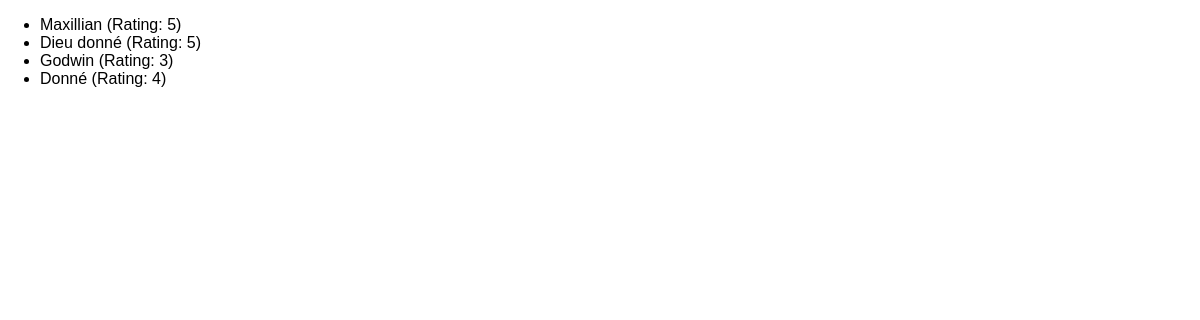
The page /reviews/ on the database as committed earlier.
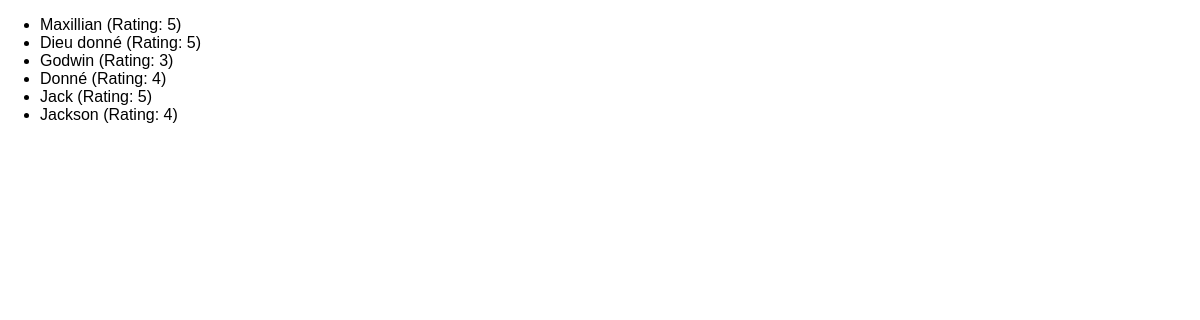
The same page on the database as committed later.
### reviews/models.py (models this page shows, shortened)
class Review(models.Model):
    user_name = models.CharField(max_length=100)
    review_text = models.TextField()
    rating = models.IntegerField(validators=[MinValueValidator(1),
                                             MaxValueValidator(5)])

### reviews/views.py (the view)
# urls.py: path('reviews/', views.ReviewListView.as_view()),
class ReviewListView(ListView):
    template_name = 'reviews/review_list.html'
    model = rv
    context_object_name = 'reviews' # by default context_object_name = 'object_list'
    def get_queryset(self):
        context = super().get_queryset()
        return context

### reviews/templates/reviews/review_list.html (shortened to what this page needs)
{% extends "reviews/base.html" %}
{% block content %}
    <ul>
        {% for review in reviews %}
            <li>
                <a href="{% url 'review-detail' review.pk  %}">{{ review.user_name }} (Rating: {{ review.rating }})</a>
            </li>
        {% endfor %}
    </ul>
{% endblock content %}

Rows that differ between the two databases and show on the page:
added Review: user_name "Jack", rating "5"
added Review: user_name "Jackson", rating "4"
